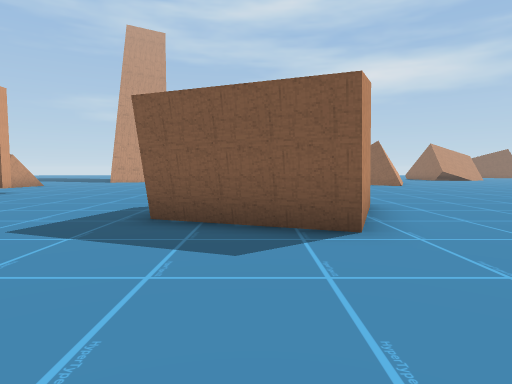
[1] (above)

24 first-person views from a walk through a scene from a Unity 3-D project. The camera is 1.5 m above the floor, tilts 4° down and sees 75° across. The floor is counted in squares, 2 m on a side. Each view is taken from the middle of a square. On the plan, view 1 faces up. The plan holds only what a view shows up to about 11 squares ahead; the rest is blank. The place goes on beyond the plan. The player character is not drawn.

[2]
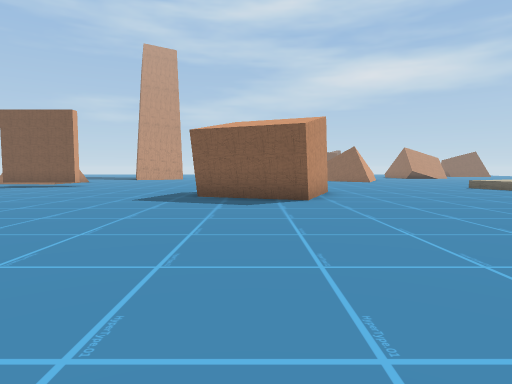

[3]
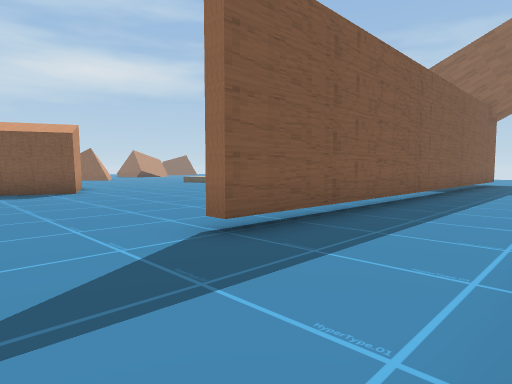

[4]
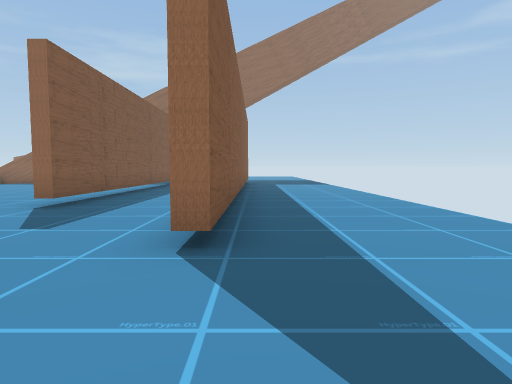

[5]
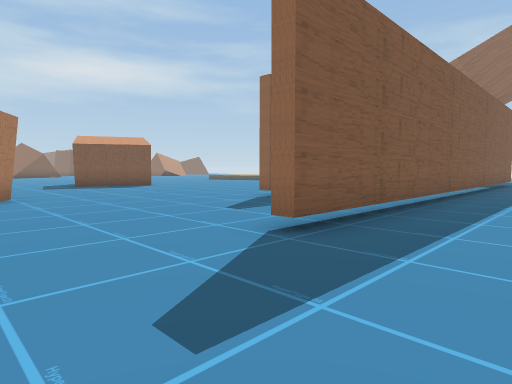

[6]
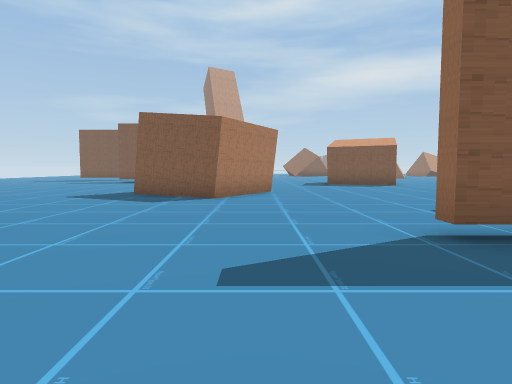

[7]
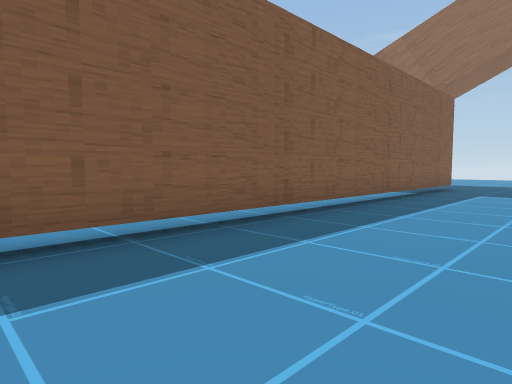

[8]
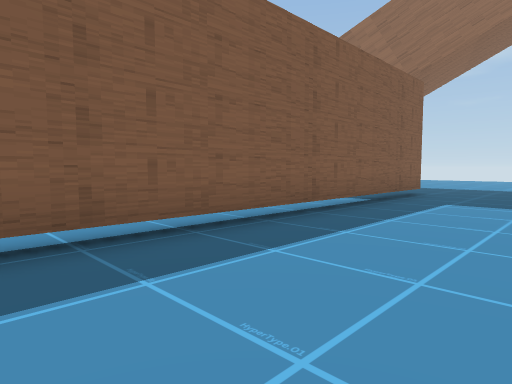

[9]
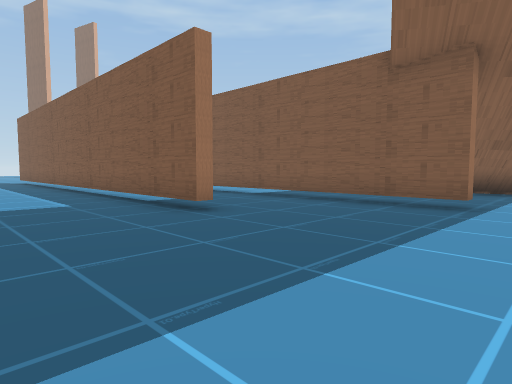

[10]
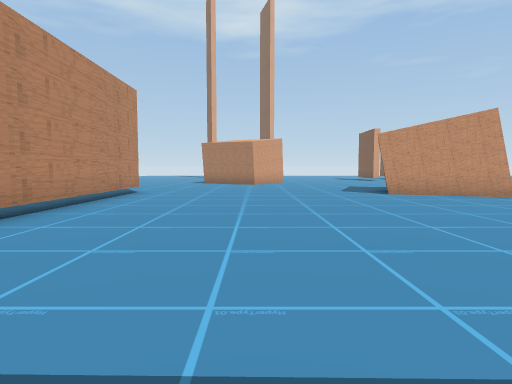

[11]
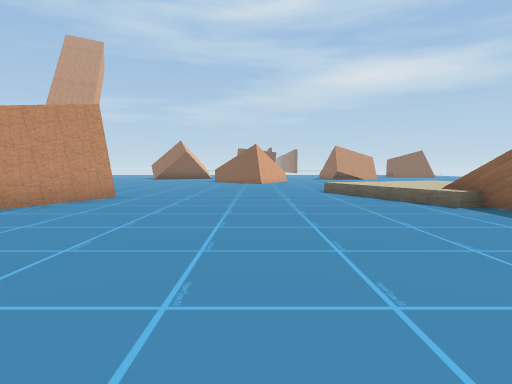

[12]
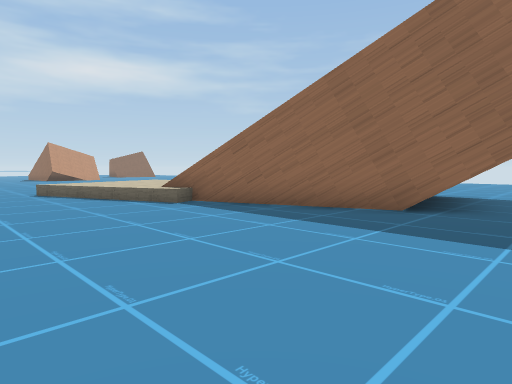

[13]
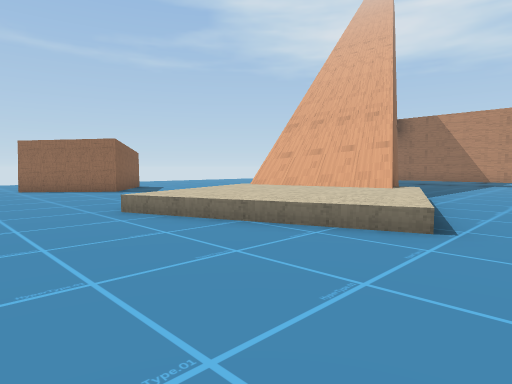

[14]
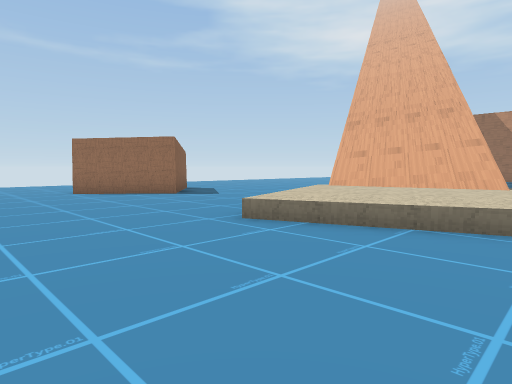

[15]
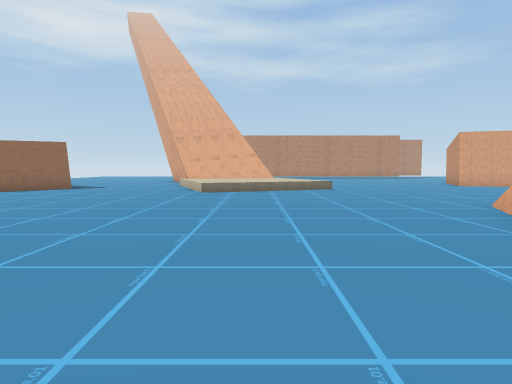

[16]
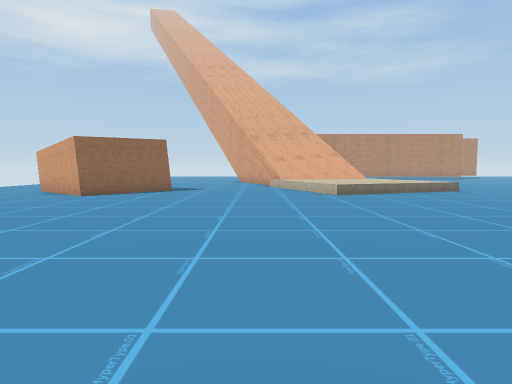

[17]
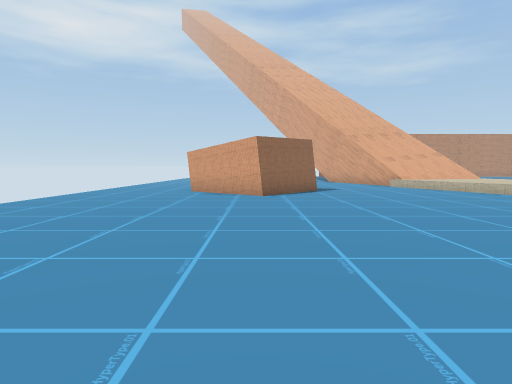

[18]
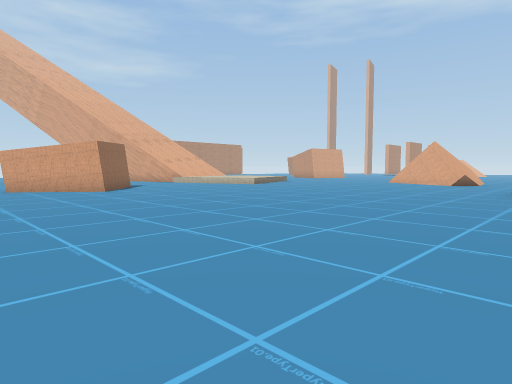

[19]
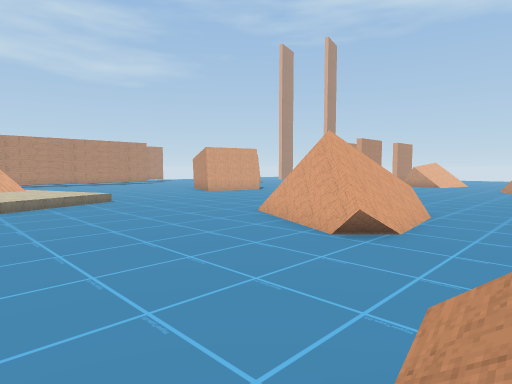

[20]
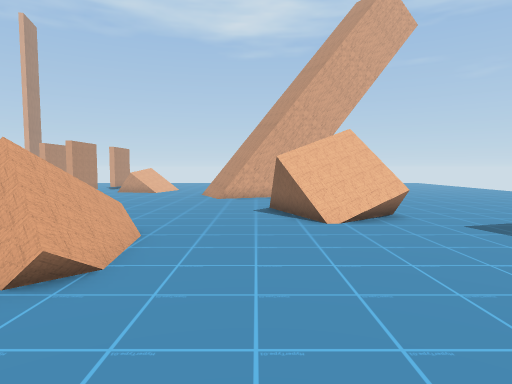

[21]
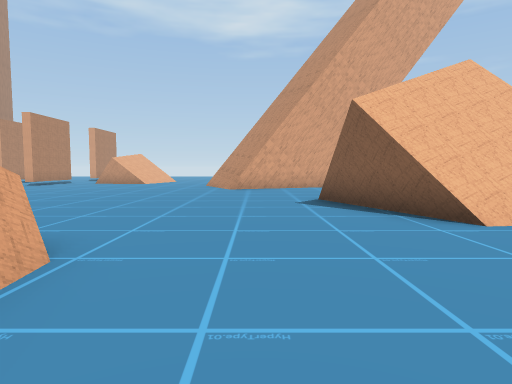

[22]
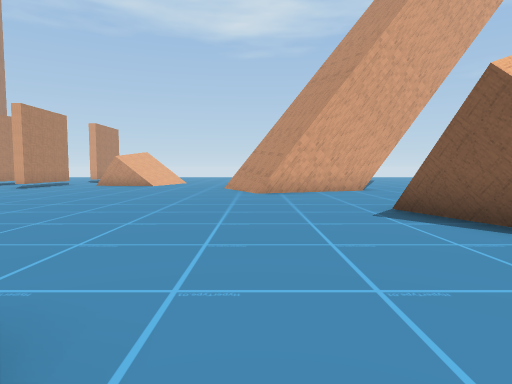

[23]
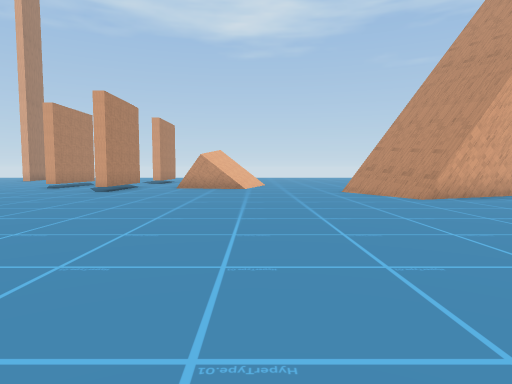

[24]
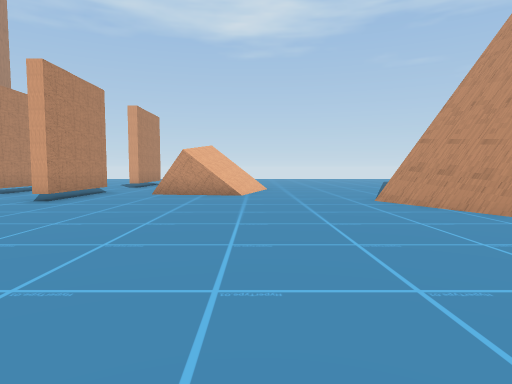

### Floor plan
Key: @ floor where view 1 was taken; # wall or solid block; . floor; / step, stairs or slope; ^ raised ledge; T thing the floor can be seen under or through.
Columns run from 9 left of view 1 to 25 right of it. Each row starts with its distance up from view 1.
 23    ...    ##........
 22    #....###.........         .....
 21    #.................///..........
 20    #..............................
 19  ###..............................
 18 .#...........####.................
 17 .............# ##................
 16 ............   ##................
 15 .............  #..................
 14 ............   ....................
 13 ...........   .....................
 12 ..........   ......................
 11 ........     ......................
 10 ##.....      .......^^^.....###....
  9 .......    .......^^^^^.....####...
  8 .......    .......^^^^^....##
  7  .......   #......^^^^^^ ..
  6   ......  ##.......^^^^^
  5   ......###........^^^^
  4    ......##.........#
  3     ................##
  2     .................#
  1      ................## # ..
  0     #....@............####..
 -1 .####.....................
 -2 ..##......................
 -3 ..........................
 -4 ..........TTTTTTT##TTTTTT.
 -5 ..........................
 -6 ..........................
 -7  ..........................
 -8  .....TTTTTTTTTTTTTTTT.....
 -9   .........................
-10    ........................
-11     . ..........      .....

Positions as (right, up) in squares from view 1, and headings:
1: (0, 0), facing up
2: (0, -4), facing up
3: (-2, -7), facing up-right
4: (-6, -8), facing right
5: (-6, -10), facing up-right
6: (-5, -11), facing up
7: (-1, -11), facing up-right
8: (2, -11), facing up-right
9: (17, -11), facing up-left
10: (11, 0), facing left
11: (6, -2), facing up
12: (6, -2), facing up-right
13: (7, 13), facing down-right
14: (9, 14), facing down-right
15: (11, 21), facing down
16: (15, 20), facing down
17: (20, 20), facing down
18: (24, 22), facing down-left
19: (13, 21), facing down-left
20: (12, 21), facing left
21: (7, 20), facing left
22: (5, 19), facing left
23: (3, 15), facing left
24: (0, 15), facing left
